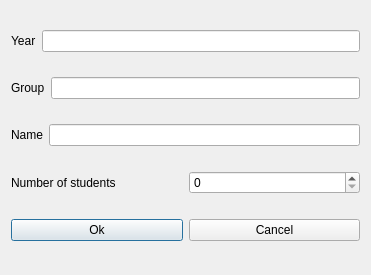
<?xml version="1.0" encoding="UTF-8"?>
<ui version="4.0">
 <class>ModifyStudentsSubgroupForm_template</class>
 <widget class="QDialog" name="ModifyStudentsSubgroupForm_template">
  <property name="geometry">
   <rect>
    <x>0</x>
    <y>0</y>
    <width>371</width>
    <height>275</height>
   </rect>
  </property>
  <property name="windowTitle">
   <string extracomment="Title of the dialog to modify a students subgroup">Modify students subgroup</string>
  </property>
  <layout class="QGridLayout" name="gridLayout">
   <item row="0" column="0">
    <layout class="QHBoxLayout" name="horizontalLayout">
     <item>
      <widget class="QLabel" name="yearTextLabel">
       <property name="text">
        <string>Year</string>
       </property>
       <property name="wordWrap">
        <bool>false</bool>
       </property>
      </widget>
     </item>
     <item>
      <widget class="QLineEdit" name="yearNameLineEdit">
       <property name="readOnly">
        <bool>true</bool>
       </property>
      </widget>
     </item>
    </layout>
   </item>
   <item row="1" column="0">
    <layout class="QHBoxLayout" name="horizontalLayout_2">
     <item>
      <widget class="QLabel" name="groupTextLabel">
       <property name="text">
        <string>Group</string>
       </property>
       <property name="wordWrap">
        <bool>false</bool>
       </property>
      </widget>
     </item>
     <item>
      <widget class="QLineEdit" name="groupNameLineEdit">
       <property name="readOnly">
        <bool>true</bool>
       </property>
      </widget>
     </item>
    </layout>
   </item>
   <item row="2" column="0">
    <layout class="QHBoxLayout" name="horizontalLayout_3">
     <item>
      <widget class="QLabel" name="nameTextLabel">
       <property name="text">
        <string>Name</string>
       </property>
       <property name="wordWrap">
        <bool>false</bool>
       </property>
      </widget>
     </item>
     <item>
      <widget class="QLineEdit" name="nameLineEdit"/>
     </item>
    </layout>
   </item>
   <item row="3" column="0">
    <layout class="QHBoxLayout" name="horizontalLayout_4">
     <item>
      <widget class="QLabel" name="numberTextLabel">
       <property name="text">
        <string>Number of students</string>
       </property>
       <property name="wordWrap">
        <bool>false</bool>
       </property>
      </widget>
     </item>
     <item>
      <widget class="QSpinBox" name="numberSpinBox">
       <property name="minimum">
        <number>0</number>
       </property>
       <property name="maximum">
        <number>1000</number>
       </property>
       <property name="value">
        <number>0</number>
       </property>
      </widget>
     </item>
    </layout>
   </item>
   <item row="4" column="0">
    <layout class="QHBoxLayout" name="horizontalLayout_5">
     <item>
      <widget class="QPushButton" name="okPushButton">
       <property name="text">
        <string>Ok</string>
       </property>
      </widget>
     </item>
     <item>
      <widget class="QPushButton" name="cancelPushButton">
       <property name="text">
        <string>Cancel</string>
       </property>
      </widget>
     </item>
    </layout>
   </item>
  </layout>
 </widget>
 <layoutdefault spacing="6" margin="11"/>
 <resources/>
 <connections/>
</ui>
